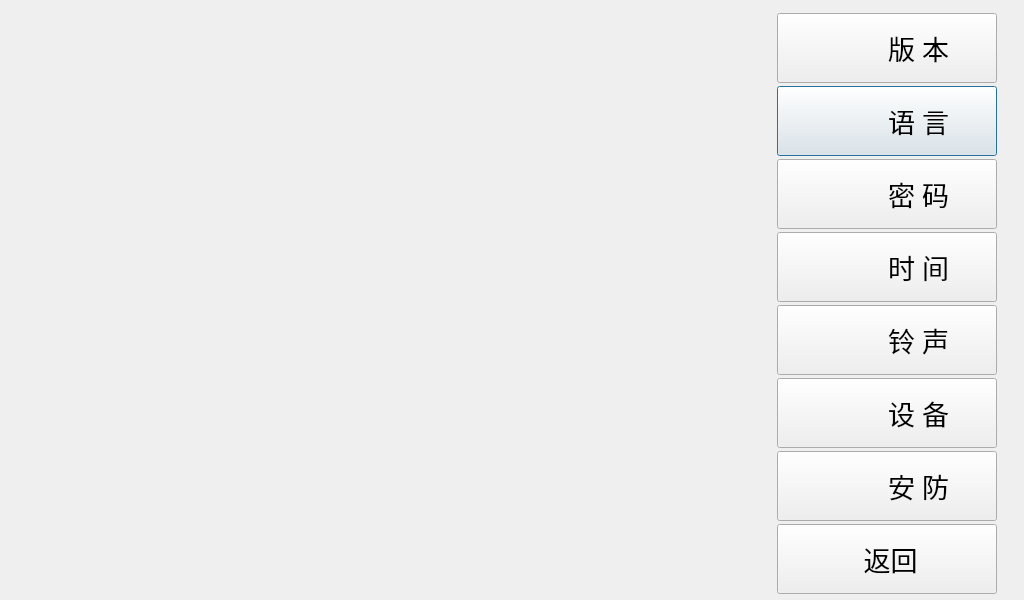
<?xml version="1.0" encoding="UTF-8"?>
<ui version="4.0">
 <class>SysSetMainDialog</class>
 <widget class="QDialog" name="SysSetMainDialog">
  <property name="geometry">
   <rect>
    <x>0</x>
    <y>0</y>
    <width>1024</width>
    <height>600</height>
   </rect>
  </property>
  <property name="windowTitle">
   <string>Dialog</string>
  </property>
  <widget class="CommonPushButton" name="pushButtonSysSetMainLag">
   <property name="geometry">
    <rect>
     <x>777</x>
     <y>86</y>
     <width>220</width>
     <height>70</height>
    </rect>
   </property>
   <property name="font">
    <font>
     <family>Sans Serif</family>
     <pointsize>20</pointsize>
    </font>
   </property>
   <property name="text">
    <string>         语 言</string>
   </property>
  </widget>
  <widget class="CommonPushButton" name="pushButtonSysSetMainPwd">
   <property name="geometry">
    <rect>
     <x>777</x>
     <y>159</y>
     <width>220</width>
     <height>70</height>
    </rect>
   </property>
   <property name="font">
    <font>
     <family>Sans Serif</family>
     <pointsize>20</pointsize>
    </font>
   </property>
   <property name="text">
    <string>         密 码</string>
   </property>
  </widget>
  <widget class="CommonPushButton" name="pushButtonSysSetMainTime">
   <property name="geometry">
    <rect>
     <x>777</x>
     <y>232</y>
     <width>220</width>
     <height>70</height>
    </rect>
   </property>
   <property name="font">
    <font>
     <family>Sans Serif</family>
     <pointsize>20</pointsize>
    </font>
   </property>
   <property name="text">
    <string>         时 间</string>
   </property>
  </widget>
  <widget class="CommonPushButton" name="pushButtonSysSetMainSecurity">
   <property name="geometry">
    <rect>
     <x>777</x>
     <y>451</y>
     <width>220</width>
     <height>70</height>
    </rect>
   </property>
   <property name="font">
    <font>
     <family>Sans Serif</family>
     <pointsize>20</pointsize>
    </font>
   </property>
   <property name="text">
    <string>         安 防</string>
   </property>
  </widget>
  <widget class="CommonPushButton" name="pushButtonSysSetMainDevice">
   <property name="geometry">
    <rect>
     <x>777</x>
     <y>378</y>
     <width>220</width>
     <height>70</height>
    </rect>
   </property>
   <property name="font">
    <font>
     <family>Sans Serif</family>
     <pointsize>20</pointsize>
    </font>
   </property>
   <property name="text">
    <string>         设 备</string>
   </property>
  </widget>
  <widget class="CommonPushButton" name="pushButtonSysSetMainRing">
   <property name="geometry">
    <rect>
     <x>777</x>
     <y>305</y>
     <width>220</width>
     <height>70</height>
    </rect>
   </property>
   <property name="font">
    <font>
     <family>Sans Serif</family>
     <pointsize>20</pointsize>
    </font>
   </property>
   <property name="text">
    <string>         铃 声</string>
   </property>
  </widget>
  <widget class="CommonPushButton" name="pushButtonSysSetMainVersion">
   <property name="geometry">
    <rect>
     <x>777</x>
     <y>13</y>
     <width>220</width>
     <height>70</height>
    </rect>
   </property>
   <property name="font">
    <font>
     <family>Sans Serif</family>
     <pointsize>20</pointsize>
    </font>
   </property>
   <property name="text">
    <string>         版 本</string>
   </property>
  </widget>
  <widget class="QFrame" name="framePanel">
   <property name="geometry">
    <rect>
     <x>44</x>
     <y>12</y>
     <width>700</width>
     <height>580</height>
    </rect>
   </property>
   <property name="frameShape">
    <enum>QFrame::NoFrame</enum>
   </property>
   <property name="frameShadow">
    <enum>QFrame::Raised</enum>
   </property>
  </widget>
  <widget class="CommonPushButton" name="pushButtonSysSetMainReturn">
   <property name="geometry">
    <rect>
     <x>777</x>
     <y>524</y>
     <width>220</width>
     <height>70</height>
    </rect>
   </property>
   <property name="font">
    <font>
     <family>Sans Serif</family>
     <pointsize>20</pointsize>
    </font>
   </property>
   <property name="text">
    <string> 返回</string>
   </property>
  </widget>
  <zorder>framePanel</zorder>
  <zorder>pushButtonSysSetMainLag</zorder>
  <zorder>pushButtonSysSetMainPwd</zorder>
  <zorder>pushButtonSysSetMainTime</zorder>
  <zorder>pushButtonSysSetMainSecurity</zorder>
  <zorder>pushButtonSysSetMainDevice</zorder>
  <zorder>pushButtonSysSetMainRing</zorder>
  <zorder>pushButtonSysSetMainVersion</zorder>
  <zorder>pushButtonSysSetMainReturn</zorder>
 </widget>
 <customwidgets>
  <customwidget>
   <class>CommonPushButton</class>
   <extends>QPushButton</extends>
   <header>commonpushbutton.h</header>
  </customwidget>
 </customwidgets>
 <tabstops>
  <tabstop>pushButtonSysSetMainVersion</tabstop>
  <tabstop>pushButtonSysSetMainLag</tabstop>
  <tabstop>pushButtonSysSetMainPwd</tabstop>
  <tabstop>pushButtonSysSetMainTime</tabstop>
  <tabstop>pushButtonSysSetMainRing</tabstop>
  <tabstop>pushButtonSysSetMainDevice</tabstop>
  <tabstop>pushButtonSysSetMainSecurity</tabstop>
 </tabstops>
 <resources/>
 <connections/>
</ui>
